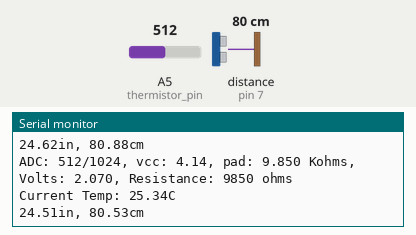
The sketch below on a simulated Arduino Uno, built with avr-gcc and run on an emulated ATmega328P. Parts: the last lines printed to the serial monitor. Wiring (inferred from the names in the program): ultrasonic range finder: trigger pin 7; echo pin 7. Inputs (shaded band) come from the test bench; at power-on: A5 (thermistor_pin) = 512, distance to the obstacle (sensor on pin 7) 80 cm. The echo pulse lasts 58.3 µs per cm.

Above: at 10.8 s.
10.9 s: A5 (thermistor_pin) set to 0
At 20.8 s:
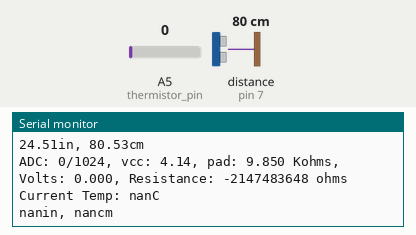
21.7 s: A5 (thermistor_pin) set to 122
At 30.24 s:
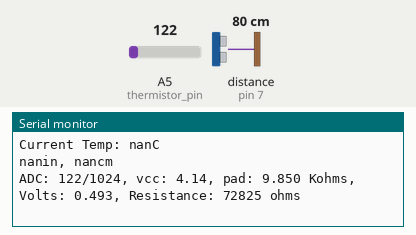
31.7 s: distance to the obstacle (sensor on pin 7) set to 2 cm
At 41.4 s:
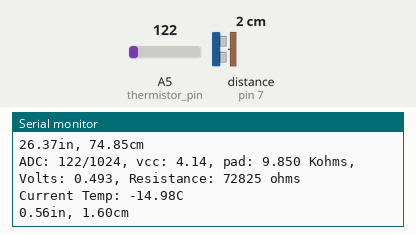
41.7 s: distance to the obstacle (sensor on pin 7) set to 4 cm
At 51.3 s:
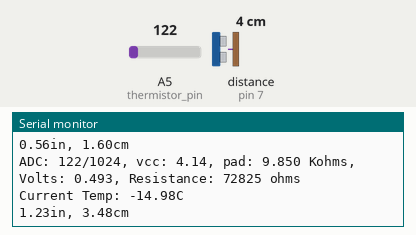
Timing chart, 0 to 52.7 s (numbered marks = the images above; inputs shaded):
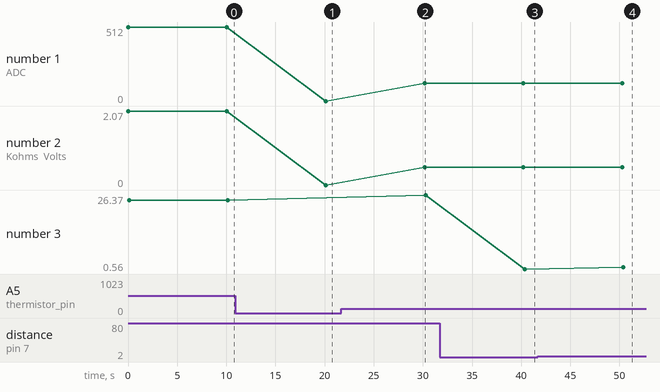

The sketch:

sketch.ino
```cpp
#include <stdio.h>
#include <softwareserial.h>
#include <math.h>

const int ping_sensor_pin = 7;
const int thermistor_pin = 5;
const int serial_speed = 9600;
const int poll_interval = 10000;
const float vcc = 4.14; // only used for display purposes, if used
                        // set to the measured Vcc.
const float pad = 9850; // balance/pad resistor value, set this to
                        // the measured resistance of your pad resistor
const float thermr = 10000;     // thermistor nominal resistance
SoftwareSerial impSerial(8, 9); // RX on 8, TX on 9 for imp

float current_temperature = 22.2222; // in C

void setup()
{
  Serial.begin(9600);
  // set the data rate for the SoftwareSerial port
  // impSerial.begin(19200);
}

void loop()
{
  // establish variables for duration of the ping,
  // and the distance result in inches and centimeters:
  float duration, inches, cm;

  current_temperature = read_thermistor(analogRead(thermistor_pin));
  Serial.print("Current Temp: ");
  Serial.print(current_temperature);
  Serial.println("C");

  // The PING))) is triggered by a HIGH pulse of 2 or more microseconds.
  // Give a short LOW pulse beforehand to ensure a clean HIGH pulse:
  pinMode(ping_sensor_pin, OUTPUT);
  digitalWrite(ping_sensor_pin, LOW);
  delayMicroseconds(2);
  digitalWrite(ping_sensor_pin, HIGH);
  delayMicroseconds(5);
  digitalWrite(ping_sensor_pin, LOW);

  // The same pin is used to read the signal from the PING))): a HIGH
  // pulse whose duration is the time (in microseconds) from the sending
  // of the ping to the reception of its echo off of an object.
  pinMode(ping_sensor_pin, INPUT);
  duration = pulseIn(ping_sensor_pin, HIGH);

  // convert the time into a distance
  inches = microseconds_to_inches(duration);
  cm = microseconds_to_centimeters(duration);

  Serial.print(inches);
  Serial.print("in, ");
  Serial.print(cm);
  Serial.print("cm");
  Serial.println();

  delay(poll_interval);
}

float microseconds_to_inches(float microseconds)
{
  return microseconds / micros_per_inch() / 2;
}

float microseconds_to_centimeters(float microseconds)
{
  return microseconds / micros_per_centimeter() / 2;
}

float micros_per_centimeter()
{
  return (100/speed_of_sound()) * 100;
}

float micros_per_inch()
{
  return (speed_of_sound() * 3.28084) / 12;
}

float speed_of_sound()
{
  // the speed of sound is adjusted by air temperature
  // 331.3 m/s plus .606 * current temp in C
  return 331.3 + (0.606 * current_temperature);
}

float read_thermistor(int RawADC) {
  long Resistance;
  float Temp;  // Dual-Purpose variable to save space.

  Resistance=((1024 * pad / RawADC) - pad);
  Temp = log(Resistance); // Saving the Log(resistance) so not to calculate  it 4 times later
  Temp = 1 / (0.001129148 + (0.000234125 * Temp) + (0.0000000876741 * Temp * Temp * Temp));
  Temp = Temp - 273.15;  // Convert Kelvin to Celsius

  // BEGIN- Remove these lines for the function not to display anything
  Serial.print("ADC: ");
  Serial.print(RawADC);
  Serial.print("/1024");                           // Print out RAW ADC Number
  Serial.print(", vcc: ");
  Serial.print(vcc,2);
  Serial.print(", pad: ");
  Serial.print(pad/1000,3);
  Serial.print(" Kohms, Volts: ");
  Serial.print(((RawADC*vcc)/1024.0),3);
  Serial.print(", Resistance: ");
  Serial.print(Resistance);
  Serial.println(" ohms");
  // END- Remove these lines for the function not to display anything

  // Uncomment this line for the function to return Fahrenheit instead.
  //temp = (Temp * 9.0)/ 5.0 + 32.0;                  // Convert to Fahrenheit
  return Temp;
}
```

Measured:
- after the input at 10.9 s, the serial monitor: prints a new line after 9.2 s (image 1)
- after the input at 21.7 s, the serial monitor: prints a new line after 8.5 s (image 2)
- after the input at 31.7 s, the serial monitor: prints a new line after 8.6 s (image 3)
- after the input at 41.7 s, the serial monitor: prints a new line after 8.7 s (image 4)
- plotted number 1: 512 → 0 after the input at 10.9 s, 0 → 122 after the input at 21.7 s
- plotted number 2: 2.07 → 0 after the input at 10.9 s, 0 → 0.49 after the input at 21.7 s
- plotted number 3: 24.51 → 26.37 after the input at 21.7 s, 26.37 → 0.56 after the input at 31.7 s, 0.56 → 1.23 after the input at 41.7 s
